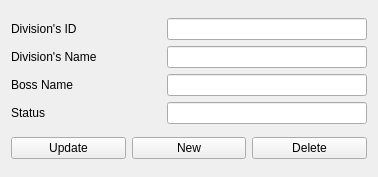
<?xml version="1.0" encoding="UTF-8"?>
<ui version="4.0">
 <class>Form</class>
 <widget class="QWidget" name="Form">
  <property name="geometry">
   <rect>
    <x>0</x>
    <y>0</y>
    <width>378</width>
    <height>177</height>
   </rect>
  </property>
  <property name="windowTitle">
   <string>Form</string>
  </property>
  <layout class="QGridLayout" name="gridLayout">
   <item row="0" column="0">
    <layout class="QVBoxLayout" name="verticalLayout">
     <item>
      <layout class="QHBoxLayout" name="horizontalLayout">
       <item>
        <widget class="QLabel" name="label_divisionid">
         <property name="minimumSize">
          <size>
           <width>150</width>
           <height>0</height>
          </size>
         </property>
         <property name="text">
          <string>Division's ID</string>
         </property>
        </widget>
       </item>
       <item>
        <widget class="QLineEdit" name="lineEdit_divisionid">
         <property name="enabled">
          <bool>true</bool>
         </property>
         <property name="minimumSize">
          <size>
           <width>200</width>
           <height>0</height>
          </size>
         </property>
         <property name="readOnly">
          <bool>true</bool>
         </property>
        </widget>
       </item>
      </layout>
     </item>
     <item>
      <layout class="QHBoxLayout" name="horizontalLayout_2">
       <item>
        <widget class="QLabel" name="label_divisionname">
         <property name="minimumSize">
          <size>
           <width>150</width>
           <height>0</height>
          </size>
         </property>
         <property name="text">
          <string>Division's Name</string>
         </property>
        </widget>
       </item>
       <item>
        <widget class="QLineEdit" name="lineEdit_divisionname">
         <property name="minimumSize">
          <size>
           <width>200</width>
           <height>0</height>
          </size>
         </property>
        </widget>
       </item>
      </layout>
     </item>
     <item>
      <layout class="QHBoxLayout" name="horizontalLayout_3">
       <item>
        <widget class="QLabel" name="label_boss">
         <property name="minimumSize">
          <size>
           <width>150</width>
           <height>0</height>
          </size>
         </property>
         <property name="text">
          <string>Boss Name</string>
         </property>
        </widget>
       </item>
       <item>
        <widget class="QLineEdit" name="lineEdit_bossname"/>
       </item>
      </layout>
     </item>
     <item>
      <layout class="QHBoxLayout" name="horizontalLayout_4">
       <item>
        <widget class="QLabel" name="label_status">
         <property name="minimumSize">
          <size>
           <width>150</width>
           <height>0</height>
          </size>
         </property>
         <property name="text">
          <string>Status</string>
         </property>
        </widget>
       </item>
       <item>
        <widget class="QLineEdit" name="lineEdit_status">
         <property name="minimumSize">
          <size>
           <width>200</width>
           <height>0</height>
          </size>
         </property>
        </widget>
       </item>
      </layout>
     </item>
    </layout>
   </item>
   <item row="1" column="0">
    <layout class="QHBoxLayout" name="horizontalLayout_7">
     <item>
      <widget class="QPushButton" name="pushButton_update">
       <property name="text">
        <string>Update</string>
       </property>
      </widget>
     </item>
     <item>
      <widget class="QPushButton" name="pushButton_New">
       <property name="text">
        <string>New</string>
       </property>
      </widget>
     </item>
     <item>
      <widget class="QPushButton" name="pushButton_Delete">
       <property name="text">
        <string>Delete</string>
       </property>
      </widget>
     </item>
    </layout>
   </item>
  </layout>
 </widget>
 <resources/>
 <connections/>
</ui>
